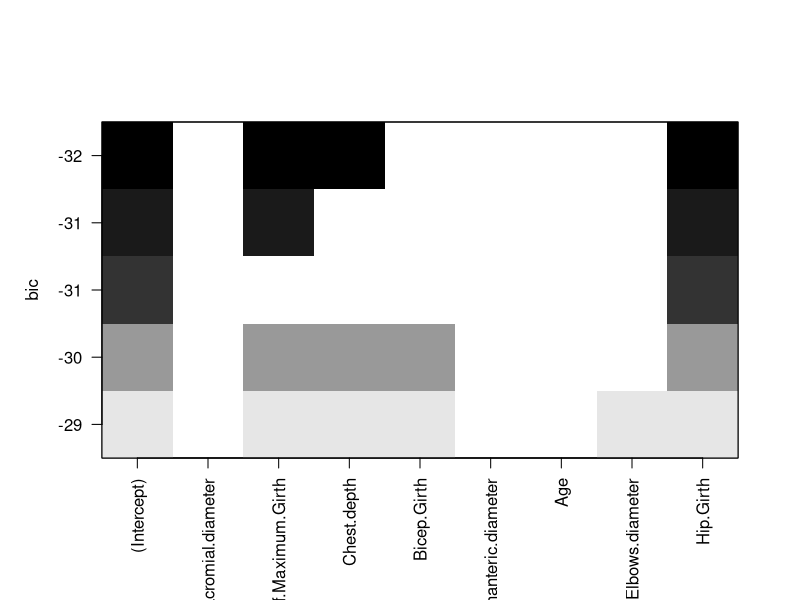
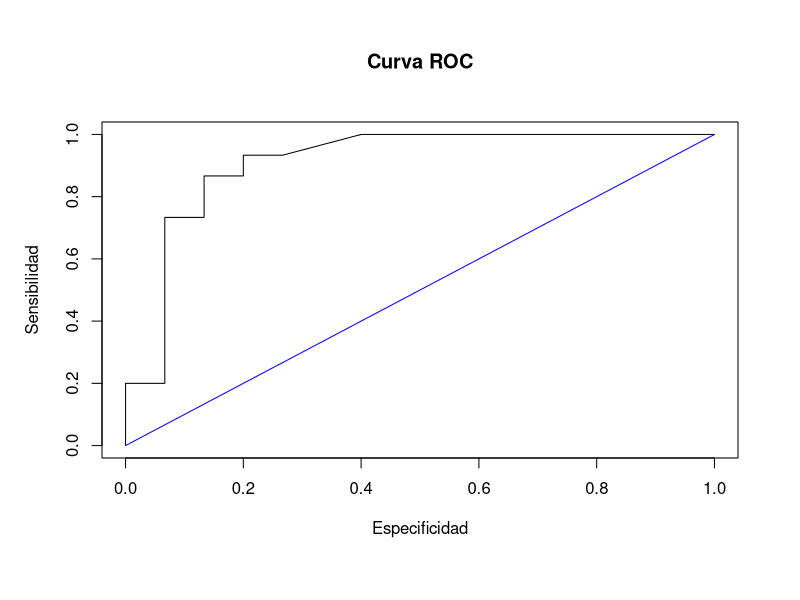
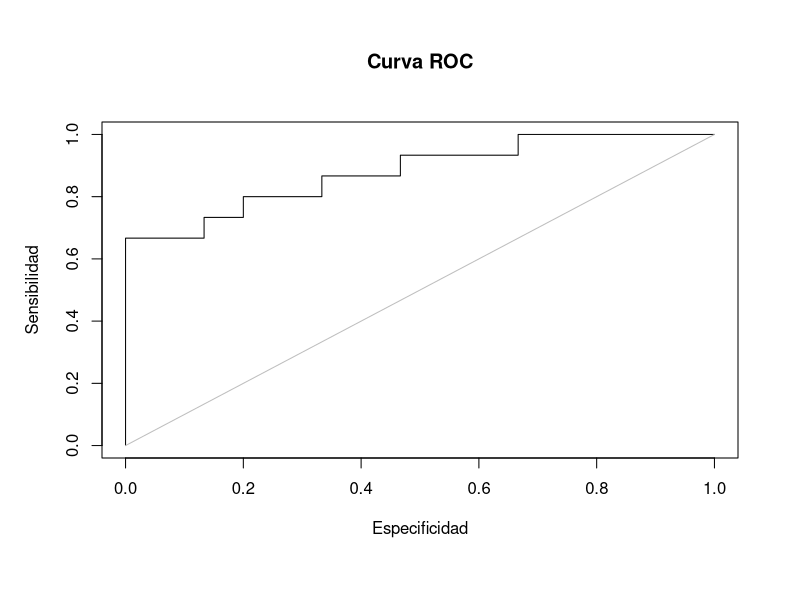

These charts were generated, in order, by the following R code:
## ---- chunk 1
library(car)
library(leaps)
library(tidyverse)
## ---- chunk 2
# Se leen los datos
data <- read.csv2("EP09 Datos.csv", stringsAsFactors = TRUE) # Se lee el archivo

# Primero se debe calcular el estado nutricional a partir del IMC que a su vez se saca de los datos de estatura y peso del dataframe
IMC <- data$Weight / ((data$Height / 100) ** 2)  # Se pasa la altura de centimetros a metros y se calcula IMC
EN <- ifelse(IMC > 25, 1, 0) # Se inicia un vector dicotomico  (1: Sobrepeso, 0: No sobrepeso)

# Se agrega el estado nutricional al dataframe
data <- data.frame(data, EN)

# Solo usaremos a los hombres para este estudio por lo que reducimos los datos a usar
hombres <- subset(data, Gender == 1)
hombres$Gender <- NULL
sobrepeso <- subset(hombres, EN == 1)
noSobrepeso <- subset(hombres, EN == 0)

## ---- chunk 3
set.seed(1667) # Se define la semilla según el rut del miembro mayor (ultimos 4 digitos antes del digito verificador)

# Se toma una muestra de 90 con 45 en sobrepeso y 45 que no
muestra <- merge(sample_n(sobrepeso, 45), sample_n(noSobrepeso, 45), all = TRUE)  

sobrepeso <- subset(muestra, EN == 1)
noSobrepeso <- subset(muestra, EN == 0)

# Se obtiene una submuestra de 60 con 30 en sobrepeso y 30 que no para el entrenamiento del modelo
entrenamiento <- merge(sample_n(sobrepeso, 30), sample_n(noSobrepeso, 30), all = TRUE)  

# De la muestra original (de 90) se toman los datos restantes (que no son destinados al entrenamiento), para usarlos para la proxima evaluacion del modelo
evaluacion <- anti_join(muestra, entrenamiento, by = names(muestra))
## ---- chunk 4
predictores <- c("Biacromial.diameter", "Calf.Maximum.Girth", "Chest.depth", "Bicep.Girth", "Bitrochanteric.diameter", "Age", "Elbows.diameter", "Hip.Girth")
predictores
## ---- chunk 5
respuesta <- entrenamiento[["EN"]]
entrenamiento[["EN"]] <- NULL

matriz <- entrenamiento %>% select(-any_of(predictores))
correlacion <- cor(matriz, y = respuesta)
correlacion
mejor <- which(correlacion == max(abs(correlacion)))
predictor <- rownames(correlacion)[mejor]
predictor
## ---- chunk 6
modelo_1 <- glm(respuesta ~ Navel.Girth, family = binomial(link = "logit"), data = entrenamiento)
## ---- chunk 7
data_glm2 <- entrenamiento %>% select(predictores)

data_glm2 <- cbind(respuesta, data_glm2)

# Seleccionar mejores predictores para modelo de regresión
# usando el método de todos los subconjuntos.
modelo_2.inicial <- regsubsets(respuesta ~ ., data = data_glm2, nbest = 1, nvmax = 5,
                            method = "exhaustive")
plot(modelo_2.inicial)

modelo_2 <- glm(respuesta ~ Calf.Maximum.Girth + Chest.depth + Hip.Girth, family = binomial(link = "logit"), data = data_glm2)
## ---- chunk 8
# Evaluar modelo.
# Obtener residuos y estadísticas de influencia de los casos.
output <- data.frame(predicted.probabilities = fitted(modelo_1))
output[["standardized.residuals"]] <- rstandard(modelo_1)
output[["studentized.residuals"]] <- rstudent(modelo_1)
output[["cooks.distance"]] <- cooks.distance(modelo_1)
output[["dfbeta"]] <- dfbeta(modelo_1)
output[["dffit"]] <- dffits(modelo_1)
output[["leverage"]] <- hatvalues(modelo_1)

sospechosos1 <- which(abs(output[["standardized.residuals"]]) > 1.96)
sospechosos1 <- sort(sospechosos1)

cat("Residuos estandarizados fuera del 95% esperado\n")
print(rownames(entrenamiento[sospechosos1,]))

sospechosos2 <- which(output[["cooks.distance"]] > 1)
sospechosos2 <- sort(sospechosos2)

cat("Residuales con una distancia de Cook alta\n")
print(rownames(entrenamiento[sospechosos2,]))

leverage.promedio <- ncol(entrenamiento) / nrow(data)
sospechosos3 <- which(output[["leverage"]] > leverage.promedio)
sospechosos3 <- sort(sospechosos3)

cat("Residuales con levarage fuera de rango (>")
cat(round(leverage.promedio, 3), ")", "\n", sep = "")
print(rownames(entrenamiento[sospechosos3,]))

sospechosos4 <- which(apply(output[["dfbeta"]] >= 1, 1, any))
sospechosos4 <- sort(sospechosos4)
names(sospechosos4) <- NULL

cat("Residuales con DFBeta sobre 1\n")
print(rownames(entrenamiento[sospechosos4,]))

sospechosos <- c(sospechosos1, sospechosos2, sospechosos3, sospechosos4)
sospechosos <- sort(unique(sospechosos))

cat("Casos sospechosos\n")

print(output[sospechosos,])
## ---- chunk 9
# Evaluar modelo.
# Obtener residuos y estadísticas de influencia de los casos.
output <- data.frame(predicted.probabilities = fitted(modelo_1))
output[["standardized.residuals"]] <- rstandard(modelo_2)
output[["studentized.residuals"]] <- rstudent(modelo_2)
output[["cooks.distance"]] <- cooks.distance(modelo_2)
output[["dfbeta"]] <- dfbeta(modelo_2)
output[["dffit"]] <- dffits(modelo_2)
output[["leverage"]] <- hatvalues(modelo_1)

sospechosos1 <- which(abs(output[["standardized.residuals"]]) > 1.96)
sospechosos1 <- sort(sospechosos1)

cat("Residuos estandarizados fuera del 95% esperado\n")
print(rownames(entrenamiento[sospechosos1,]))

sospechosos2 <- which(output[["cooks.distance"]] > 1)
sospechosos2 <- sort(sospechosos2)

cat("Residuales con una distancia de Cook alta\n")
print(rownames(entrenamiento[sospechosos2,]))

leverage.promedio <- ncol(entrenamiento) / nrow(data)
sospechosos3 <- which(output[["leverage"]] > leverage.promedio)
sospechosos3 <- sort(sospechosos3)

cat("Residuales con levarage fuera de rango (>")
cat(round(leverage.promedio, 3), ")", "\n", sep = "")
print(rownames(entrenamiento[sospechosos3,]))

sospechosos4 <- which(apply(output[["dfbeta"]] >= 1, 1, any))
sospechosos4 <- sort(sospechosos4)
names(sospechosos4) <- NULL

cat("Residuales con DFBeta sobre 1\n")
print(rownames(entrenamiento[sospechosos4,]))

sospechosos <- c(sospechosos1, sospechosos2, sospechosos3, sospechosos4)
sospechosos <- sort(unique(sospechosos))
cat("Casos sospechosos\n")

print(output[sospechosos,])
## ---- chunk 10
umbral <- 0.5

probs_1 <- predict(modelo_1, evaluacion, type = "response")
preds_1 <- sapply(probs_1, function(p) ifelse(p >= umbral, "1" , "0"))
preds_1 <- factor(preds_1)
print(preds_1)
# Ordenar los valores de probabilidad y las etiquetas reales
orden <- order(probs_1, decreasing = TRUE)
probs_1_ordenados <- probs_1[orden]
etiquetas_reales <- as.numeric(evaluacion$EN)[orden]
preds_1_factor = as.factor(preds_1)
etiquetas_factor = as.factor(etiquetas_reales)

# Inicializar vectores para las tasas de verdaderos positivos y falsos positivos
tasa_vp <- c(0)
tasa_fp <- c(0)

# Calcular los valores VP, VN, FP, FN
VP <- sum(preds_1 == "1" & etiquetas_reales == 1)
VN <- sum(preds_1 == "0" & etiquetas_reales == 0)
FP <- sum(preds_1 == "1" & etiquetas_reales == 0)
FN <- sum(preds_1 == "0" & etiquetas_reales == 1)
# Crear la matriz de confusión
confusion_matrix <- matrix(c(VN, FN, FP, VP), nrow = 2, byrow = TRUE, dimnames = list("Predicción" = c("0", "1"), "Etiqueta Real" = c("0", "1")))
print(confusion_matrix)


# Calcular las tasas de verdaderos positivos y falsos positivos
for (i in 1:length(probs_1_ordenados)) {
  predicciones <- ifelse(probs_1_ordenados >= probs_1_ordenados[i], "1", "0")
  vp <- sum(predicciones == "1" & etiquetas_reales == 1)
  fp <- sum(predicciones == "1" & etiquetas_reales == 0)
  tasa_vp <- c(tasa_vp, vp/sum(etiquetas_reales == 1))
  tasa_fp <- c(tasa_fp, fp/sum(etiquetas_reales == 0))
}
# Graficar la curva ROC
plot(tasa_fp, tasa_vp, type = "l", main = "Curva ROC", xlab = "Especificidad", ylab = "Sensibilidad")
lines(c(0,1), c(0,1), col = "blue")

# Imprimir el área bajo la curva ROC (AUC)
auc <- sum(diff(tasa_fp) * (tasa_vp[-length(tasa_vp)] + tasa_vp[-1])) / 2
cat("Área bajo la curva ROC: ", round(auc, 2), "\n")

# La curva se aleja bastante de la diagonal por lo que parece ser un buen modelo
## ---- chunk 11
umbral <- 0.5

probs_1 <- predict(modelo_2, evaluacion, type = "response")
preds_1 <- sapply(probs_1, function(p) ifelse(p >= umbral, "1" , "0"))
preds_1 <- factor(preds_1)

# Ordenar los valores de probabilidad y las etiquetas reales
orden <- order(probs_1, decreasing = TRUE)
probs_1_ordenados <- probs_1[orden]
etiquetas_reales <- as.numeric(evaluacion$EN)[orden]
preds_1_factor = as.factor(preds_1)
etiquetas_factor = as.factor(etiquetas_reales)
# Inicializar vectores para las tasas de verdaderos positivos y falsos positivos
tasa_vp <- c(0)
tasa_fp <- c(0)

# Calcular los valores VP, VN, FP, FN
VP <- sum(preds_1 == "1" & etiquetas_reales == 1)
VN <- sum(preds_1 == "0" & etiquetas_reales == 0)
FP <- sum(preds_1 == "1" & etiquetas_reales == 0)
FN <- sum(preds_1 == "0" & etiquetas_reales == 1)
# Crear la matriz de confusión
confusion_matrix <- matrix(c(VN, FN, FP, VP), nrow = 2, byrow = TRUE, dimnames = list("Predicción" = c("0", "1"), "Etiqueta Real" = c("0", "1")))
print(confusion_matrix)

# Calcular las tasas de verdaderos positivos y falsos positivos
for (i in 1:length(probs_1_ordenados)) {
  predicciones <- ifelse(probs_1_ordenados >= probs_1_ordenados[i], "1", "0")
  vp <- sum(predicciones == "1" & etiquetas_reales == 1)
  fp <- sum(predicciones == "1" & etiquetas_reales == 0)
  tasa_vp <- c(tasa_vp, vp/sum(etiquetas_reales == 1))
  tasa_fp <- c(tasa_fp, fp/sum(etiquetas_reales == 0))
}

# Graficar la curva ROC
plot(tasa_fp, tasa_vp, type = "l", main = "Curva ROC", xlab = "Especificidad", ylab = "Sensibilidad")
lines(c(0,1), c(0,1), col = "gray")

# Imprimir el área bajo la curva ROC (AUC)
auc <- sum(diff(tasa_fp) * (tasa_vp[-length(tasa_vp)] + tasa_vp[-1])) / 2
cat("Área bajo la curva ROC: ", round(auc, 2), "\n")
# La curva se aleja bastante de la diagonal por lo que parece ser un buen modelo
